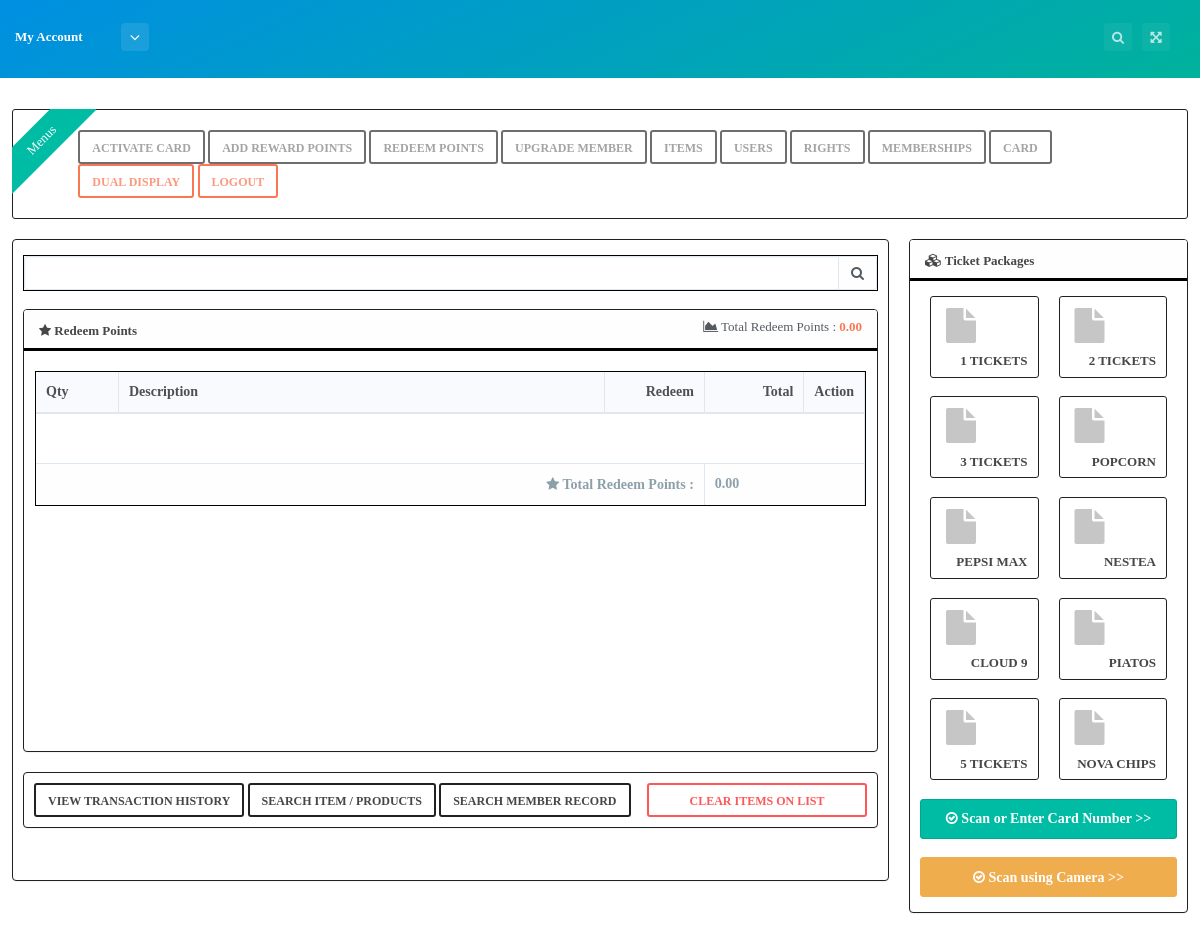
The app's page /index.php/redeem_points with its own data.
### tables this page shows
CREATE TABLE `items` (
  `item_id` bigint(20) NOT NULL AUTO_INCREMENT,
  `item_code` varchar(155) DEFAULT '',
  `item_name` varchar(255) DEFAULT '',
  `category_id` int(11) DEFAULT '0',
  `required_points_redeem` decimal(20,2) DEFAULT '0.00',
  `acquired_points_reward` decimal(20,2) DEFAULT '0.00',
  `date_created` datetime DEFAULT '0000-00-00 00:00:00',
  `created_by_user` int(11) DEFAULT '0',
  `date_modified` datetime DEFAULT '0000-00-00 00:00:00',
  `modified_by_user` int(11) DEFAULT '0',
  `date_deleted` datetime DEFAULT '0000-00-00 00:00:00',
  `deleted_by_user` int(11) DEFAULT '0',
  `is_active` bit(1) DEFAULT b'1',
  `is_deleted` bit(1) DEFAULT b'0',
  PRIMARY KEY (`item_id`)
);

### application/views/redeem_points_view.php (the view, shortened to what the rows shown need)
<!DOCTYPE html>
<html  lang="en">
<head>
    <?php echo $css_dependencies; ?>
</head>
<body>
<div id="sb-site">
<div id="page-wrapper">
<div id="page-content-wrapper" style="font-family: tahoma;padding: 1%;"><br />
<div class="row">
<div class="col-lg-9">
    <div class="panel border-black">
        <div class="panel-body" style="min-height: 640px;">
            <br />
            <div class="row">
                <div class="panel border-black">
                    <div class="panel-body"  style="min-height: 400px;padding: 1px;max-height: 400px;overflow: auto;">
                        <div class="col-lg-12 col-md-12 col-sm-12 col-xs-12"><br />
                            <form id="frm_items">
                                <div class="table-responsive">
                                    <table id="tbl_items" style="overflow: scroll;border:1px solid black;" class="table table-striped table-bordered" cellspacing="0" width="100%" style="font-font:tahoma;">
                                        <thead>
                                        <tr>
                                            <th width="10%">Qty</th>
                                            <th >Description</th>
                                            <th width="12%" style="text-align: right">Redeem</th>
                                            <th width="12%" style="text-align: right">Total</th>
                                            <th width="5%"><center>Action</center></th>
                                        </tr>
                                        </thead>
                                    </table>
                                </div>
                            </form>
                        </div>
                    </div>
                </div>
            </div>
        </div>
    </div>
</div>
<div class="col-lg-3">
    <div class="panel border-black">
        <div class="panel-body" style="min-height: 600px;">
            <div class="row">
                <div class="col-md-6">
                    <a href="#" data-item-id="<?php echo $menu_items[0]->item_id; ?>" data-item-name="<?php echo $menu_items[0]->item_name; ?>" data-item-points="<?php echo $menu_items[0]->required_points_redeem; ?>" title="Example tile shortcut" class="tile-box tile-box-shortcut btn-white border-black font-black tile_box_menu">
                        <div class="tile-header">
                            <b><?php echo $menu_items[0]->item_name; ?></b>
                        </div>
                    </a>
                </div>
                <div class="col-md-6">
                    <a href="#" data-item-id="<?php echo $menu_items[1]->item_id; ?>" data-item-name="<?php echo $menu_items[1]->item_name; ?>" data-item-points="<?php echo $menu_items[1]->required_points_redeem; ?>"  title="Example tile shortcut" class="tile-box tile-box-shortcut btn-white border-black font-black tile_box_menu">
                        <div class="tile-header">
                            <b><?php echo $menu_items[1]->item_name; ?></b>
                        </div>
                    </a>
                </div>
            </div>
            <br />
            <div class="row">
                <div class="col-md-6">
                    <a href="#" data-item-id="<?php echo $menu_items[2]->item_id; ?>" data-item-name="<?php echo $menu_items[2]->item_name; ?>" data-item-points="<?php echo $menu_items[2]->required_points_redeem; ?>"  title="Example tile shortcut" class="tile-box tile-box-shortcut btn-white border-black font-black tile_box_menu">
                        <div class="tile-header">
                            <b><?php echo $menu_items[2]->item_name; ?></b>
                        </div>
                    </a>
                </div>
                <div class="col-md-6">
                    <a href="#" data-item-id="<?php echo $menu_items[3]->item_id; ?>" data-item-name="<?php echo $menu_items[3]->item_name; ?>" data-item-points="<?php echo $menu_items[3]->required_points_redeem; ?>"  title="Example tile shortcut" class="tile-box tile-box-shortcut btn-white border-black font-black tile_box_menu">
                        <div class="tile-header">
                            <b><?php echo $menu_items[3]->item_name; ?></b>
                        </div>
                    </a>
                </div>
            </div>
            <br />
            <div class="row">
                <div class="col-md-6">
                    <a href="#" data-item-id="<?php echo $menu_items[4]->item_id; ?>" data-item-name="<?php echo $menu_items[4]->item_name; ?>" data-item-points="<?php echo $menu_items[4]->required_points_redeem; ?>"  title="Example tile shortcut" class="tile-box tile-box-shortcut btn-white border-black font-black tile_box_menu">
                        <div class="tile-header">
                            <b><?php echo $menu_items[4]->item_name; ?></b>
                        </div>
                    </a>
                </div>
                <div class="col-md-6">
                    <a href="#" data-item-id="<?php echo $menu_items[5]->item_id; ?>" data-item-name="<?php echo $menu_items[5]->item_name; ?>" data-item-points="<?php echo $menu_items[5]->required_points_redeem; ?>"  title="Example tile shortcut" class="tile-box tile-box-shortcut btn-white border-black font-black tile_box_menu">
                        <div class="tile-header">
                            <b><?php echo $menu_items[5]->item_name; ?></b>
                        </div>
                    </a>
                </div>
            </div>
            <br />
            <div class="row">
                <div class="col-md-6">
                    <a href="#" data-item-id="<?php echo $menu_items[6]->item_id; ?>" data-item-name="<?php echo $menu_items[6]->item_name; ?>" data-item-points="<?php echo $menu_items[6]->required_points_redeem; ?>"  title="Example tile shortcut" class="tile-box tile-box-shortcut btn-white border-black font-black tile_box_menu">
                        <div class="tile-header">
                            <b><?php echo $menu_items[6]->item_name; ?></b>
                        </div>
                    </a>
                </div>
                <div class="col-md-6">
                    <a href="#" data-item-id="<?php echo $menu_items[7]->item_id; ?>" data-item-name="<?php echo $menu_items[7]->item_name; ?>" data-item-points="<?php echo $menu_items[7]->required_points_redeem; ?>"  title="Example tile shortcut" class="tile-box tile-box-shortcut btn-white border-black font-black tile_box_menu">
                        <div class="tile-header">
                            <b><?php echo $menu_items[7]->item_name; ?></b>
                        </div>
                    </a>
                </div>
            </div>
            <br />
            <div class="row">
                <div class="col-md-6">
                    <a href="#" data-item-id="<?php echo $menu_items[8]->item_id; ?>" data-item-name="<?php echo $menu_items[8]->item_name; ?>" data-item-points="<?php echo $menu_items[8]->required_points_redeem; ?>"  title="Example tile shortcut" class="tile-box tile-box-shortcut btn-white border-black font-black tile_box_menu">
                        <div class="tile-header">
                            <b><?php echo $menu_items[8]->item_name; ?></b>
                        </div>
                    </a>
                </div>
                <div class="col-md-6">
                    <a href="#" data-item-id="<?php echo $menu_items[9]->item_id; ?>" data-item-name="<?php echo $menu_items[9]->item_name; ?>" data-item-points="<?php echo $menu_items[9]->required_points_redeem; ?>"  title="Example tile shortcut" class="tile-box tile-box-shortcut btn-white border-black font-black tile_box_menu">
                        <div class="tile-header">
                            <b><?php echo $menu_items[9]->item_name; ?></b>
                        </div>
                    </a>
                </div>
            </div>
            <br />
                    <br />
        </div>
    </div>
</div>
</div>
</div>
</div>
</div>
</body>
</html>

### records on screen
items: item_name "1 TICKETS"
items: item_name "2 TICKETS"
items: item_name "3 TICKETS"
items: item_name "POPCORN"
items: item_name "PEPSI MAX"
items: item_name "NESTEA"
items: item_name "CLOUD 9"
items: item_name "PIATOS"
items: item_name "5 TICKETS"
items: item_name "NOVA CHIPS"
